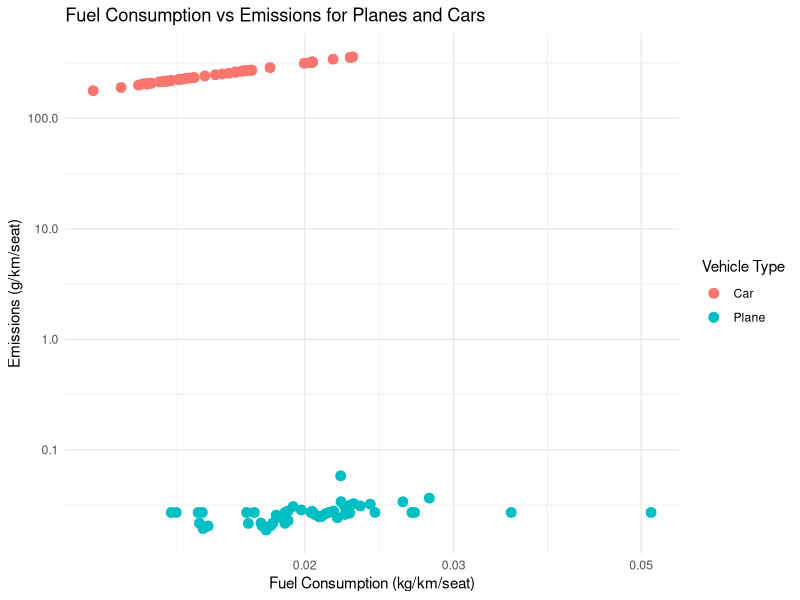

Source code (R):
# Load necessary libraries
library(ggplot2)
library(dplyr)
library(readr)

# Load the datasets
planes_data <- read_csv("Final_plane_emmision_cost_efficiency.csv")
cars_data <- read_csv("FINAL_Updated_Normalized_Car_Fuel_Data_with_Car_Cost.csv")

# Prepare planes data with fuel consumption and emissions
top_planes <- planes_data %>%
  filter(!is.na(`Fuel Consumption, SAR (kg/km/seat)`) & !is.na(`Fuel Consumption, EEA Master Emission Calculator (kg/km/seat)`)) %>%
  select(`Aircraft Type`, `Fuel Consumption, SAR (kg/km/seat)`, `Fuel Consumption, EEA Master Emission Calculator (kg/km/seat)`) %>%
  rename(FuelConsumption = `Fuel Consumption, SAR (kg/km/seat)`,
         Emissions = `Fuel Consumption, EEA Master Emission Calculator (kg/km/seat)`) %>%
  mutate(Type = "Plane") %>%
  head(50)

# Prepare cars data with fuel consumption and emissions
top_cars <- cars_data %>%
  filter(!is.na(`Comb (kg/km/seat)`) & !is.na(`CO2 Emissions(g/km)`)) %>%
  select(Model, `Comb (kg/km/seat)`, `CO2 Emissions(g/km)`) %>%
  rename(FuelConsumption = `Comb (kg/km/seat)`,
         Emissions = `CO2 Emissions(g/km)`) %>%
  mutate(Type = "Car") %>%
  head(50)

# Combine both datasets
combined_data <- bind_rows(
  top_planes %>% rename(Name = `Aircraft Type`),
  top_cars %>% rename(Name = Model)
)

# Create the scatter plot without labels
ggplot(combined_data, aes(x = FuelConsumption, y = Emissions, color = Type)) +
  geom_point(size = 3) +
  scale_x_log10() +
  scale_y_log10() +
  labs(title = "Fuel Consumption vs Emissions for Planes and Cars",
       x = "Fuel Consumption (kg/km/seat)",
       y = "Emissions (g/km/seat)",
       color = "Vehicle Type") +
  theme_minimal()

